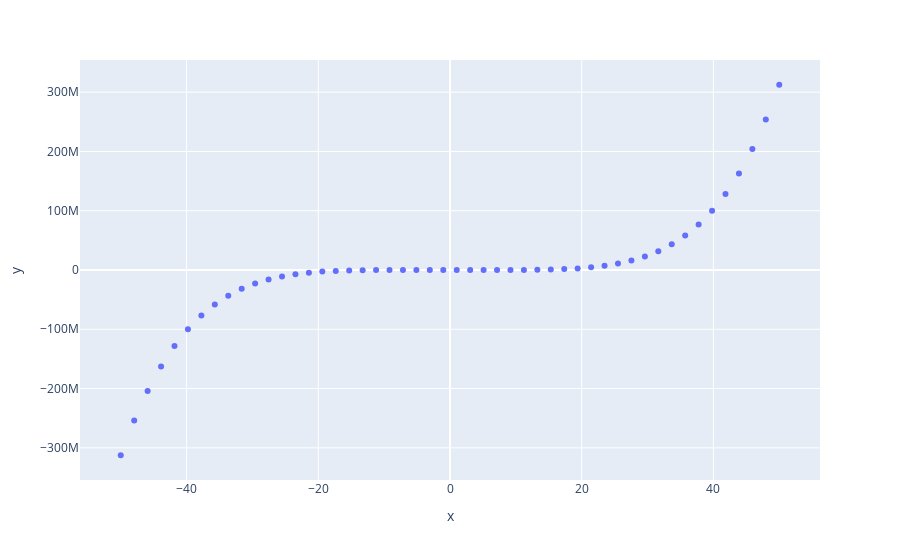

Notebook code for this chart:
### Code cell
import numpy as np
import plotly.express as px
# x-axis data points
x = np.linspace(start=-50, stop=50)
# y-axis data points
y = x ** 5
# define the plot
fig = px.scatter(x=x, y=y)
fig.show()

### Figure 1 — Plotly figure (JSON) as saved in the notebook; plotly's stock layout.template omitted (floating-point values rounded to 4 significant figures)
{"data": [{"hovertemplate": "x=%{x}<br>y=%{y}<extra></extra>", "legendgroup": "", "marker": {"color": "#636efa", "symbol": "circle"}, "mode": "markers", "name": "", "orientation": "v", "showlegend": false, "type": "scatter", "x": [-50, -47.96, -45.92, -43.88, -41.84, -39.8, -37.76, -35.71, -33.67, -31.63, -29.59, -27.55, -25.51, -23.47, -21.43, -19.39, -17.35, -15.31, -13.27, -11.22, -9.184, -7.143, -5.102, -3.061, -1.02, 1.02, 3.061, 5.102, 7.143, 9.184, 11.22, 13.27, 15.31, 17.35, 19.39, 21.43, 23.47, 25.51, 27.55, 29.59, 31.63, 33.67, 35.71, 37.76, 39.8, 41.84, 43.88, 45.92, 47.96, 50], "xaxis": "x", "y": [-312500000, -253700000.0, -204100000.0, -162600000.0, -128200000.0, -99810000.0, -76710000.0, -58100000.0, -43300000.0, -31670000.0, -22690000.0, -15870000.0, -10800000.0, -7120000.0, -4518000.0, -2739000.0, -1571000.0, -840100.0, -410800.0, -178200.0, -65330.0, -18590.0, -3457.0, -268.8, -1.106, 1.106, 268.8, 3457.0, 18590.0, 65330.0, 178200.0, 410800.0, 840100.0, 1571000.0, 2739000.0, 4518000.0, 7120000.0, 10800000.0, 15870000.0, 22690000.0, 31670000.0, 43300000.0, 58100000.0, 76710000.0, 99810000.0, 128200000.0, 162600000.0, 204100000.0, 253700000.0, 312500000], "yaxis": "y"}], "layout": {"autosize": true, "legend": {"tracegroupgap": 0}, "margin": {"t": 60}, "xaxis": {"anchor": "y", "autorange": true, "domain": [0, 1], "range": [-56.31, 56.31], "title": {"text": "x"}, "type": "linear"}, "yaxis": {"anchor": "x", "autorange": true, "domain": [0, 1], "range": [-360900000.0, 360900000.0], "title": {"text": "y"}, "type": "linear"}}}
